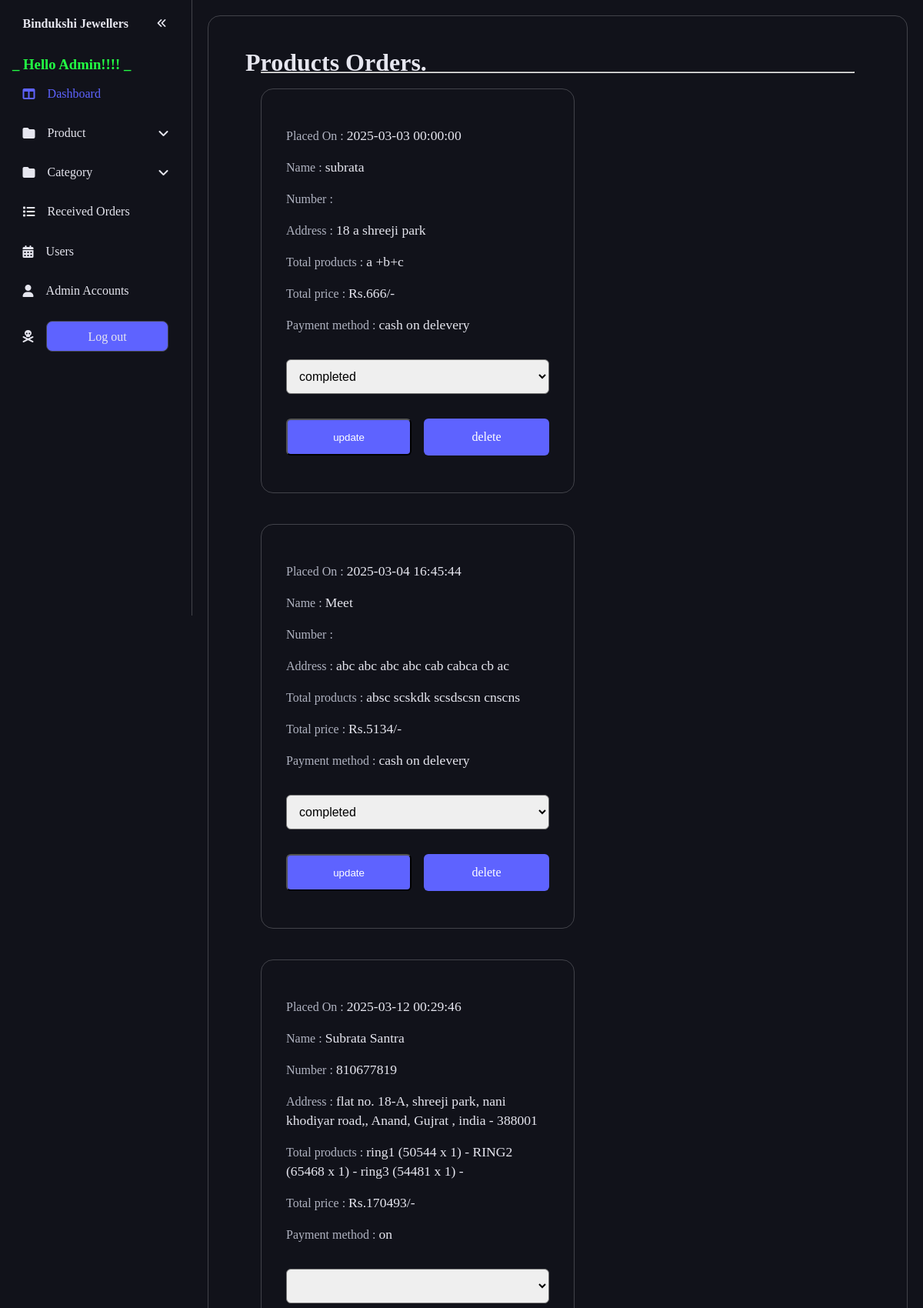
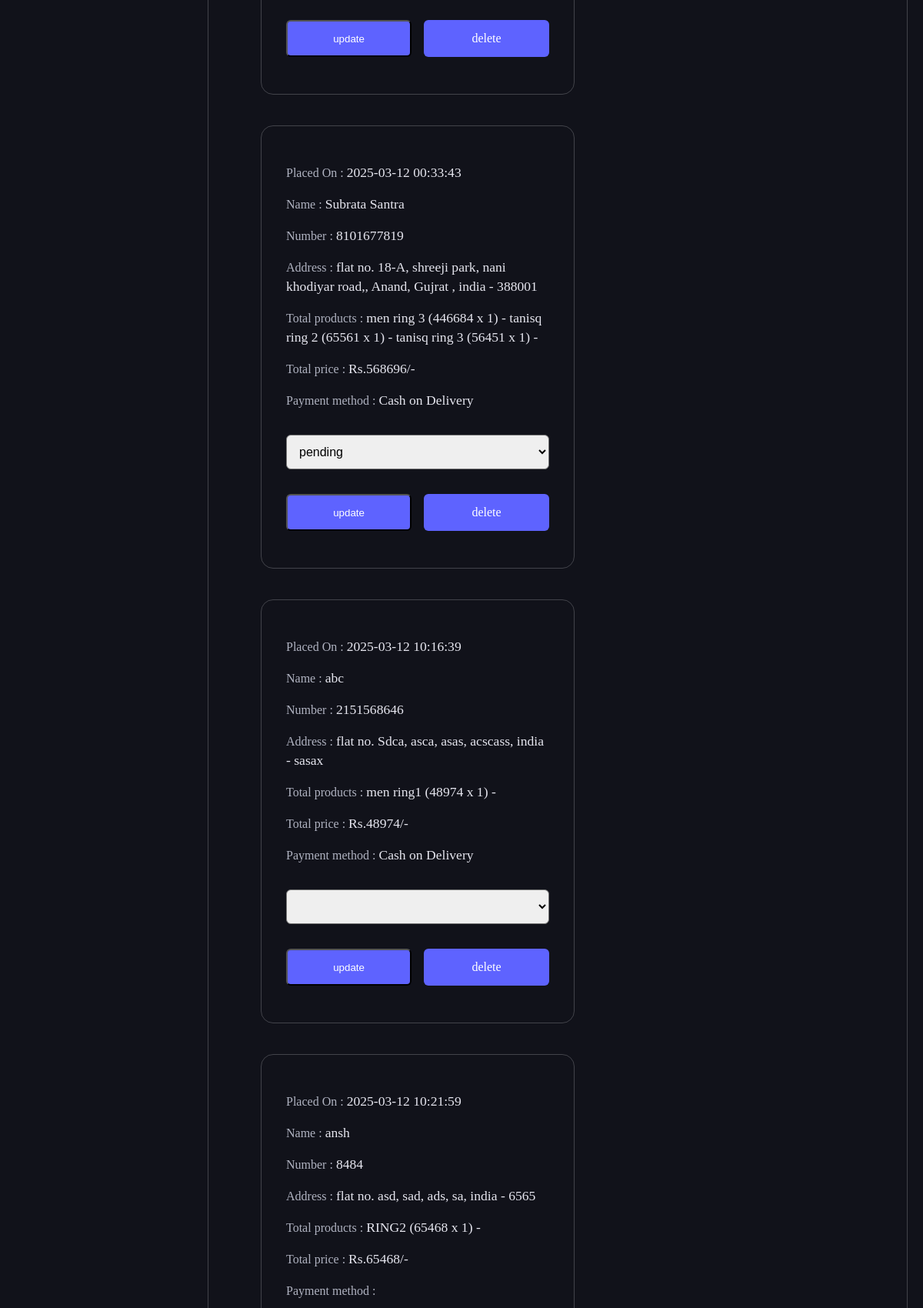
The page /admin/received_order.php (signed in, upper part) on the database its author committed (2 pictures, top to bottom).
### tables this page shows
CREATE TABLE `orders` (
  `id` int(100) NOT NULL,
  `user_id` int(100) NOT NULL,
  `name` varchar(20) NOT NULL,
  `number` varchar(10) NOT NULL,
  `email` varchar(50) NOT NULL,
  `method` varchar(50) NOT NULL,
  `address` varchar(500) NOT NULL,
  `total_products` varchar(1000) NOT NULL,
  `total_price` int(100) NOT NULL,
  `placed_on` datetime NOT NULL DEFAULT current_timestamp(),
  `payment_status` varchar(20) NOT NULL
);

### admin/received_order.php (the view, shortened to what this page needs)
<?php
include '../includes/connect.php';
?>
<!DOCTYPE html>
<html lang="en">
<head>
    <link rel="stylesheet" href="../css/admin_style.css">
</head>
<body>
    <?php include('../includes/admin_sidebar.php') ?>
    <main class="container">
        <h1 class="heading">Products Orders.</h1>
        <hr>
        <div class="order-received-container">
            <?php
            $select_orders = $conn->prepare("SELECT * FROM `orders`");
            $select_orders->execute();
            if ($select_orders->rowCount() > 0) {
                while ($fetch_orders = $select_orders->fetch(PDO::FETCH_ASSOC)) {
            ?>
                    <div class="container order-received-box">
                        <div class="row">
                            <p>Placed On : </p> <span class="order_date"><?= $fetch_orders['placed_on']; ?></span>
                        </div>
                        <div class="row">
                            <p>Name : </p> <span class="cust_name"><?= $fetch_orders['name']; ?></span>
                        </div>
                        <div class="row">
                            <p>Number : </p> <span class="cust_number"><?= $fetch_orders['number']; ?></span>
                        </div>
                        <div class="row">
                            <p>Address : </p> <span class="cust_address"><?= $fetch_orders['address']; ?></span>
                        </div>
                        <div class="row">
                            <p>Total products : </p> <span class="total_products"><?= $fetch_orders['total_products']; ?></span>
                        </div>
                        <div class="row">
                            <p>Total price : </p> <span class="total_price">Rs.<?= $fetch_orders['total_price']; ?>/-</span>
                        </div>
                        <div class="row">
                            <p>Payment method : </p> <span class="payment_method"><?= $fetch_orders['method']; ?></span>
                        </div>
                        <div class="row">
                            <form action="" method="post">
                                <select name="payment_status" id="order_update" default=" ">
                                    <option selected disabled><?= $fetch_orders['payment_status']; ?></option>
                                    <option value="pending">Pending</option>
                                </select>
                        </div>
                        <div class="row">
                            <div class="order_cart_btn">
                                <input type="submit" value="update" class="submit-btn" name="update_payment">
                                <a href="received_order.php?delete=<?= $fetch_orders['id']; ?>" class="submit-btn" onclick="return confirm('delete this order?');">delete</a>
                            </div>
                        </div>
                    </div>
            <?php
                }
            } else {
                echo '<p class="empty">no orders placed yet!</p>';
            }
            ?>
        </div>
    </main>
</body>
</html>

### css/admin_style.css (style rules this page uses)
:root { --black: #2b2b2b; --dark-gray: #b3b3b3; --light-gray: #d4d4d4; --white: #ffffff; --box-shadow: rgba(116, 116, 162, 0.25) 0px 13px 27px -5px, rgba(0, 0, 0, 0.3) 0px 8px 16px -8px; --base-clr: #11121a; --line-clr: #42434a; --hover-clr: #222533; --text-clr: #e6e6ef; --accent-clr: #5e63ff; --secondary-text-clr: #b0b3c1; }
* { margin: 0; padding: 0; box-sizing: border-box; }
hr { width: 95%; margin: 0 auto; }
.submit-btn { background-color: var(--accent-clr); }
.order-received-container { display: grid; grid-template-columns: repeat(auto-fill, 28rem); }
.row { margin: 1rem 0; }

### rows shown on the page
orders: placed_on "2025-03-03 00:00:00", name "subrata", address "18 a shreeji park", total_products "a +b+c", total_price "666", method "cash on delevery", payment_status "completed"
orders: placed_on "2025-03-04 16:45:44", name "Meet", address "abc abc abc abc cab cabca cb ac", total_products "absc scskdk scsdscsn cnscns", total_price "5134", method "cash on delevery", payment_status "completed"
orders: placed_on "2025-03-12 00:29:46", name "Subrata Santra", number "810677819", address "flat no. 18-A, shreeji park, nani khodiyar road,, Anand, Gujrat , india - 388001", total_products "ring1 (50544 x 1) - RING2 (65468 x 1) - ring3 (54481 x 1) -", total_price "170493", method "on"
orders: placed_on "2025-03-12 00:33:43", name "Subrata Santra", number "8101677819", address "flat no. 18-A, shreeji park, nani khodiyar road,, Anand, Gujrat , india - 388001", total_products "men ring 3 (446684 x 1) - tanisq ring 2 (65561 x 1) - tanisq ring 3 (56451 x 1) -", total_price "568696", method "Cash on Delivery", payment_status "pending"
orders: placed_on "2025-03-12 10:16:39", name "abc", number "2151568646", address "flat no. Sdca, asca, asas, acscass, india - sasax", total_products "men ring1 (48974 x 1) -", total_price "48974", method "Cash on Delivery"
orders: placed_on "2025-03-12 10:21:59", name "ansh", number "8484", address "flat no. asd, sad, ads, sa, india - 6565", total_products "RING2 (65468 x 1) -", total_price "65468"

### other values the page prints
$_SESSION["admin_name"] "Admin"
